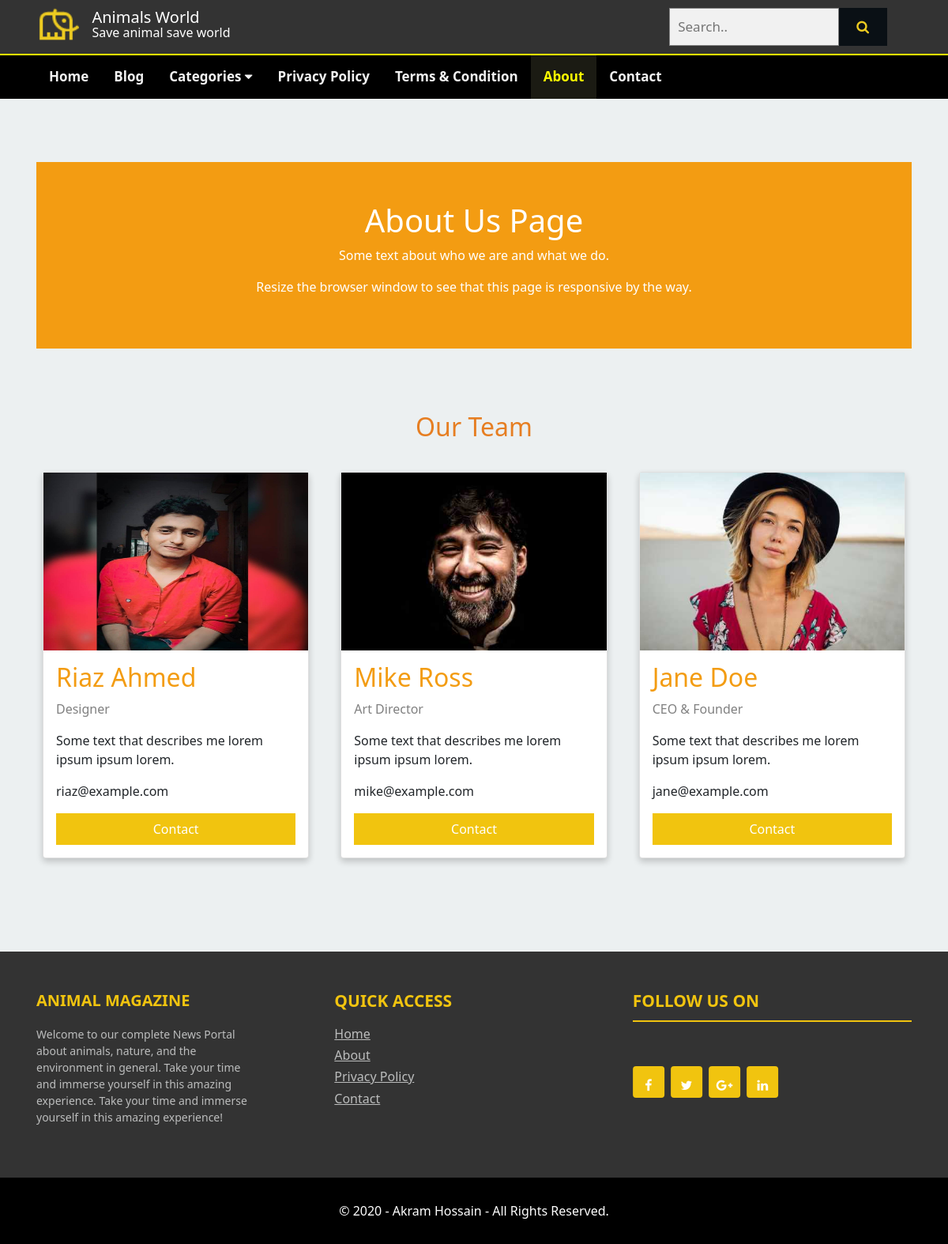
Page /about.php on the committed database.
### tables this page shows
CREATE TABLE `tbl_logotitle` (
  `id` int(11) NOT NULL,
  `logo` varchar(255) NOT NULL,
  `title` varchar(400) NOT NULL,
  `subtitle` varchar(400) NOT NULL
);

CREATE TABLE `tbl_page` (
  `id` int(11) NOT NULL,
  `title` varchar(255) NOT NULL,
  `body` text NOT NULL
);

CREATE TABLE `tbl_team` (
  `id` int(11) NOT NULL,
  `image` varchar(255) NOT NULL,
  `name` varchar(255) NOT NULL,
  `subtitle` varchar(255) NOT NULL,
  `body` text NOT NULL,
  `email` varchar(255) NOT NULL,
  `contact` varchar(700) NOT NULL
);

CREATE TABLE `tbl_footer_top_column_1` (
  `id` int(11) NOT NULL,
  `title` varchar(255) NOT NULL,
  `body` text NOT NULL
);

CREATE TABLE `tbl_footer_top_column_2` (
  `id` int(11) NOT NULL,
  `title` varchar(255) NOT NULL,
  `Home` varchar(255) NOT NULL,
  `About` varchar(255) NOT NULL,
  `Privacy Policy` varchar(255) NOT NULL,
  `Contact` varchar(255) NOT NULL,
  `home_link` varchar(700) NOT NULL,
  `about_link` varchar(700) NOT NULL,
  `privacy_link` varchar(700) NOT NULL,
  `contact_link` varchar(700) NOT NULL
);

CREATE TABLE `tbl_footer_top_column_3` (
  `id` int(11) NOT NULL,
  `title` varchar(255) NOT NULL,
  `fb_link` varchar(700) NOT NULL,
  `tw_link` varchar(700) NOT NULL,
  `gp_link` varchar(700) NOT NULL,
  `ln_link` varchar(700) NOT NULL
);

CREATE TABLE `tbl_footer` (
  `id` int(11) NOT NULL,
  `copyright` varchar(700) NOT NULL
);

### lib/Database.php (called while the page is built, shortened)
<?php
Class Database{
	public $host   = DB_HOST;
	public $user   = DB_USER;
	public $pass   = DB_PASS;
	public $dbname = DB_NAME;
	public $link;
	public function connectDB(){
	$this->link = new mysqli($this->host, $this->user, $this->pass, $this->dbname);
 }
	public function select($query){
		$result = $this->link->query($query) or die($this->link->error.__LINE__);
		if($result->num_rows > 0){
			return $result;
		} else {
			return false;
		}
	}
}

### about.php (the view, shortened to what this page needs)
<?php require 'inc/header.php'; ?>
<section class="main_section about_section">
    <div class="mainsection_bfr_container">
        <div class="container">
            <div class="about-section-top">
                <h1>About Us Page</h1>
                <p>Some text about who we are and what we do.</p>
                <p>Resize the browser window to see that this page is responsive by the way.</p>
            </div>
            <div class="our_team">
            <h2 class="team_heading" style="text-align:center">Our Team</h2>
            <div class="row team_head_clr">
            <?php
                $sql = "SELECT * FROM tbl_team ORDER BY id DESC";
                $team = $db->select($sql);
                if ($team) {
                    while ($result = $team->fetch_assoc()) {
                        ?>
                <div class="col-md-4">
                    <div class="card">
                        <img src="admin/uploads/<?php echo $result['image']; ?>" alt="Jane" style="width:100%; height: 225px;">
                        <div class="container">
                            <h2><?php echo $result['name']; ?></h2>
                            <p class="title"><?php echo $result['subtitle']; ?></p>
                            <p><?php echo $result['body']; ?></p>
                            <p><?php echo $result['email']; ?></p>
                            <p><a target="_blank" href="<?php echo $result['contact']; ?>" class="button">Contact</a></p>
                        </div>
                    </div>
                </div>
            <?php } } ?>
            </div>
        </div>
        </div>
    </div>
</section>
<?php require 'inc/footer.php' ?>
</body>
</html>

### inc/header.php (shortened to what this page needs)
<?php require "lib/Database.php"; ?>
<?php
$db = new Database();
?>
<!DOCTYPE html>
<html lang="en">
<head>
  <?php require "script/css.php"; ?>
</head>
<body>
  <header>
    <div class="equal_margin">
      <div class="container topnav_container">
        <div class="top_bar">
          <div class="row">
            <div class="col-lg-6 col-md-6 col-sm-8 col-xs-12 clearfix">
            <?php
              $sql = "SELECT * FROM tbl_logotitle WHERE id = '1' ";
              $logotitle = $db->select($sql);
              if ($logotitle) {
              $result = $logotitle->fetch_array();
              ?>
              <div class="left_logo">
                <img src="admin/uploads/<?php echo $result["logo"]; ?>" alt="Logo">
              </div>
              <div class="right_text">
                <h2><?php echo $result["title"]; ?></h2>
                <p><?php echo $result["subtitle"]; ?></p>
              </div>
            </div>
            <?php } ?>
            <div class="col-lg-6 col-md-6 col-sm-4 col-xs-12">
              <div class="search">
                <form class="example" action="search.php" method="GET">
                  <input type="text" required placeholder="Search.." name="search">
                  <button type="submit" name="submit" value="Submit"><i class="fa fa-search"></i></button>
                </form>
              </div>
            </div>
          </div>
        </div>
      </div>
    </div>
    <div class="nav_bg_color" id="myHeader">
      <nav class="bottomnav container clearfix max_width_nav">
        <div class="topnav" id="myTopnav">
          <span><a href="index.php" <?php $path  = $_SERVER['SCRIPT_FILENAME']; $title = basename($path, ".php"); if ($title == 'index') { ?> class="active" <?php } ?> >Home</a></span>
          <span class="display_hide"><a href="blog.php" <?php $path  = $_SERVER['SCRIPT_FILENAME']; $title = basename($path, ".php"); if ($title == 'blog') { ?> class="active" <?php } ?> >Blog</a></span>
         <div class="dropdownHover">
          <span class="for_dropdown
          <?php
          if ($get_url_base == "contact.php") {?>
           contact_dropdown <?php } ?>"><a href="" <?php	if (isset($_GET['category'])) { ?>	class="active" <?php } ?> >Categories <i class="fa fa-caret-down"></i></a>
        </span>
          </div>
          <?php
          $sql = "SELECT * FROM tbl_page ";
          $page = $db->select($sql);
          if ($page) {
              while ($result = $page->fetch_assoc()) { ?>
          </span><a href="page.php?pageid=<?php echo $result['id']; ?>" <?php	if (isset($_GET['pageid']) && $_GET['pageid'] == $result['id']) { ?>	class="active" <?php } ?>
           ><?php echo $result['title']; ?></a></span>
          <?php } } ?>
          </span><a href="about.php" <?php $path  = $_SERVER['SCRIPT_FILENAME']; $title = basename($path, ".php"); if ($title == 'about') { ?> class="active" <?php } ?> >About</a></span>
          </span><a href="contact.php" <?php $path  = $_SERVER['SCRIPT_FILENAME']; $title = basename($path, ".php"); if ($title == 'contact') { ?> class="active" <?php } ?> >Contact</a></span>
        </div>
      </nav>
    </div>
  </header>

### inc/footer.php
<section class="footer_top">
  <div class="container">
    <div class="row">
      <div class="col-md-4">
        <div class="magazine">
          <div class="megaZine_wrap clearfix">
            <?php
              $sql = "SELECT * FROM tbl_footer_top_column_1 ";
              $tbl_footer_top_column_1 = $db->select($sql);
              if ($tbl_footer_top_column_1) {
              while ($result = $tbl_footer_top_column_1->fetch_assoc()) {
                  ?>
            <h2><?php echo $result['title']; ?></h2>
          </div>
          <?php echo $result['body']; ?>
          <?php } } ?>
        </div>
      </div>
      <div class="col-md-4">
        <?php
              $sql = "SELECT * FROM tbl_footer_top_column_2 ";
              $tbl_footer_top_column_2 = $db->select($sql);
              if ($tbl_footer_top_column_2) {
              while ($result = $tbl_footer_top_column_2->fetch_assoc()) {
                  ?>
        <div class="footer_page">
        <h2><?php echo $result['title']; ?></h2>
        <h6><a href="<?php echo $result['home_link']; ?>"><?php echo $result['Home']; ?></a></h6>
        <h6><a href="<?php echo $result['about_link']; ?>"><?php echo $result['About']; ?></a></h6>
        <h6><a href="<?php echo $result['privacy_link']; ?>"><?php echo $result['Privacy Policy']; ?></a></h6>
        <h6><a href="<?php echo $result['contact_link']; ?>"><?php echo $result['Contact']; ?></a></h6>
        </div>
        <?php } } ?>
      </div>
      <div class="col-md-4">
        <?php
              $sql = "SELECT * FROM tbl_footer_top_column_3 ";
              $tbl_footer_top_column_3 = $db->select($sql);
              if ($tbl_footer_top_column_3) {
              while ($result = $tbl_footer_top_column_3->fetch_assoc()) {
                  ?>
        <div class="social_networks">
          <h2><?php echo $result['title']; ?></h2>
          <div class="inside_social">
            <a href="<?php echo $result['fb_link']; ?>"><span>Facebook</span></a>
            <a href="<?php echo $result['tw_link']; ?>"><span>Twitter</span></a>
            <a href="<?php echo $result['gp_link']; ?>"><span>Google+</span></a>
            <a href="<?php echo $result['ln_link']; ?>"><span>Linked In</span></a>
          </div>
        </div>
        <?php } } ?>
      </div>
    </div>
  </div>
</section>
  <footer class="main_footer">
    <div class="container">
      <div class="row">
        <div class="col-md-12">
          <div class="copyright_text text-center">
          <?php
          $sql = "SELECT * FROM tbl_footer WHERE id = '1' ";
          $footer_update = $db->select($sql);
          if ($footer_update) {
              while ($result = $footer_update->fetch_assoc()) {
                  ?>
            <p><?php echo $result["copyright"]; ?></p>
            <?php } } ?>
          </div>
        </div>
      </div>
    </div>
  </footer>

### css/style.css (style rules this page uses)
* { box-sizing: border-box; }
body { background-color: #ecf0f1; }
.equal_margin { padding: 10px 0px 10px 0; background-color: #333; border-bottom: 2px solid yellow; }
.top_bar { background-color: #333; overflow: hidden; color: #fff; }
.left_logo { float: left; width: 10%; margin-right: 3%; }
.left_logo img { width: 100%; height: auto; }
.right_text { float: left; width: 80%; }
.right_text h2 { margin: 0; font-size: 20px; }
.right_text p { margin: 0; margin-top: -5px; color: #fff; }
.search { float: right; }
form.example input[type=text] { padding: 10px; font-size: 17px; border: 1px solid grey; float: left; width: 70%; background: #f1f1f1; }
form.example button { float: left; width: 20%; padding: 10px; background: #0a1015; color: #EDCB21; font-size: 17px; border: 1px solid #0a1015; border-left: none; cursor: pointer; }
form.example::after { content: ""; clear: both; display: table; }
.nav_bg_color { z-index: 5; background-color: #000; }
.topnav { background-color: #000; }
.topnav a { float: left; display: block; color: #f2f2f2; text-align: center; padding: 14px 16px; text-decoration: none; font-size: 17px; border-bottom: 2px solid transparent; font-weight: bold; }
.topnav a.active { background-color: #1b1b13; color: yellow; }
.for_dropdown { position: relative; }
.active, .dot:hover { background-color: #717171; }
.footer_top { padding: 50px 0; background-color: #333333; margin-top: 30px; }
.megaZine_wrap { margin-bottom: 20px; }
.megaZine_wrap h2 { width: 85%; color: #f1c40f; font-weight: bold; font-size: 20px; }
.magazine p { color: #bcbdbd; font-size: 14px; padding-right: 75px; }
.footer_page h2 { color: #f1c40f; font-size: 21px; padding-bottom: 12px; font-weight: bold; }
.footer_page h6 a { text-decoration: underline; color: #bcbdbd; }
.social_networks h2 { color: #f1c40f; font-size: 21px; padding-bottom: 12px; font-weight: bold; border-bottom: 2px solid #f1c40f; }
.inside_social { display: inline-block; top:50%; left:50%; -ms-transform:translate(-1%,120%); -webkit-transform:translate(-1%,120%); transform: translate(-1%,120%); }
.inside_social a { color:#fff; background: #f1c40f; border-radius:4px; text-align:center; text-decoration:none; font-family:fontawesome; position: relative; display: inline-block; width:40px; height:40px; padding-top:12px; margin:0 2px; -o-transition:all .5s; -webkit-transition: all .5s; -moz-transition: all .5s; transition: all .5s; -webkit-font-smoothing: antialiased; }
.inside_social a:nth-of-type(1):before { content:'\f09a'; }
.inside_social a:nth-of-type(2):before { content:'\f099'; }
.inside_social a:nth-of-type(3):before { content:'\f0d5'; }
.inside_social a:nth-of-type(4):before { content:'\f0e1'; }
.main_footer { padding: 30px 0; background-color: black; }
.copyright_text p { margin: 0; color: #fff; }
html { box-sizing: border-box; }
*, *:before, *:after { box-sizing: inherit; }
.about_section { padding: 80px 0; }
.card { box-shadow: 0 4px 8px 0 rgba(0, 0, 0, 0.2); margin: 8px; }
.about-section-top { padding: 50px; text-align: center; background-color: #F39C12; color: white; margin-bottom: 80px; }
.our_team .team_heading { margin-bottom: 30px; color: #e67e22; }
.container { padding: 0 16px; }
.container::after, .row::after { content: ""; clear: both; display: table; }
.title { color: grey; }
.button { border: none; outline: 0; display: inline-block; padding: 8px; color: white; background-color: #000; text-align: center; cursor: pointer; width: 100%; }
.team_head_clr a { text-decoration: none; color: #fff; background-color: #f1c40f; }
.team_head_clr h2 { color: #F39C12; margin-top: 15px; }

### rows in the picture
tbl_logotitle: logo (picture), title "Animals World", subtitle "Save animal save world"
tbl_page: title "Privacy Policy"
tbl_page: title "Terms & Condition"
tbl_team: image (picture), name "Riaz Ahmed", subtitle "Designer", body "Some text that describes me lorem ipsum ipsum lorem.", email "riaz@example.com"
tbl_team: image (picture), name "Mike Ross", subtitle "Art Director", body "Some text that describes me lorem ipsum ipsum lorem.", email "mike@example.com"
tbl_team: image (picture), name "Jane Doe", subtitle "CEO & Founder", body "Some text that describes me lorem ipsum ipsum lorem.", email "jane@example.com"
tbl_footer_top_column_1: title "ANIMAL MAGAZINE", body "Welcome to our complete News Portal about animals, nature, and the environment in general. Take your time and immerse yourself in this amazing experience. Take your time and immerse yourself in this amazing experience!"
tbl_footer_top_column_2: title "QUICK ACCESS", Home "Home", About "About", Privacy Policy "Privacy Policy", Contact "Contact"
tbl_footer_top_column_3: title "FOLLOW US ON"
tbl_footer: copyright "© 2020 - Akram Hossain - All Rights Reserved."
